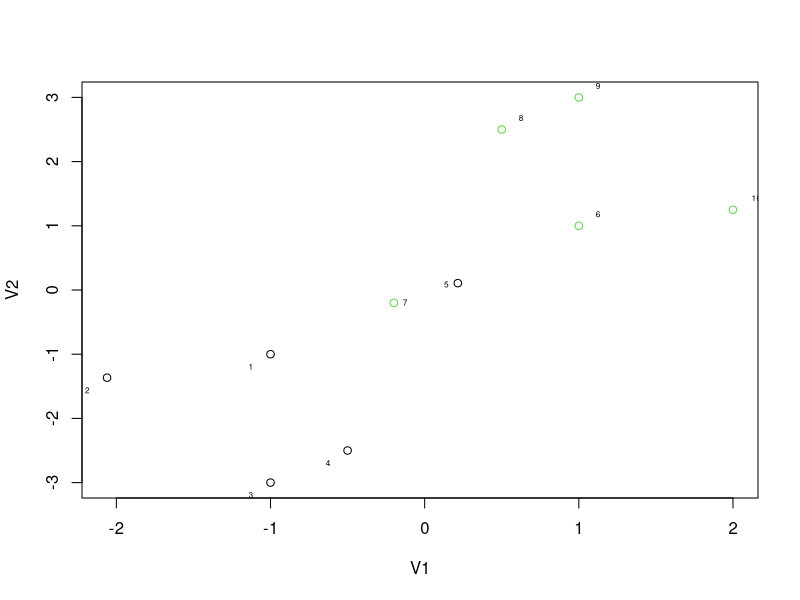

Here is the R script that generated this plot:
library(calibrate)

#dataset = cbind(rnorm(mean=-1, sd=1, n=5), rnorm(mean=-1, sd=1, n=5))
#dataset = rbind(dataset, cbind(rnorm(mean=1, sd=1, n=5), rnorm(mean=1, sd=1, n=5)))
#dataset = cbind(dataset, c(rep(-1, 5), rep(1, 5)))

dataset = as.matrix(read.table("plot2.dat"))

plot(dataset[,1:2], col=dataset[,3]+2)
for (i in 1:nrow(dataset)) {
	textxy(dataset[i,1]+dataset[i,3]*0.1, dataset[i,2]+dataset[i,3]*0.1, i)
}
